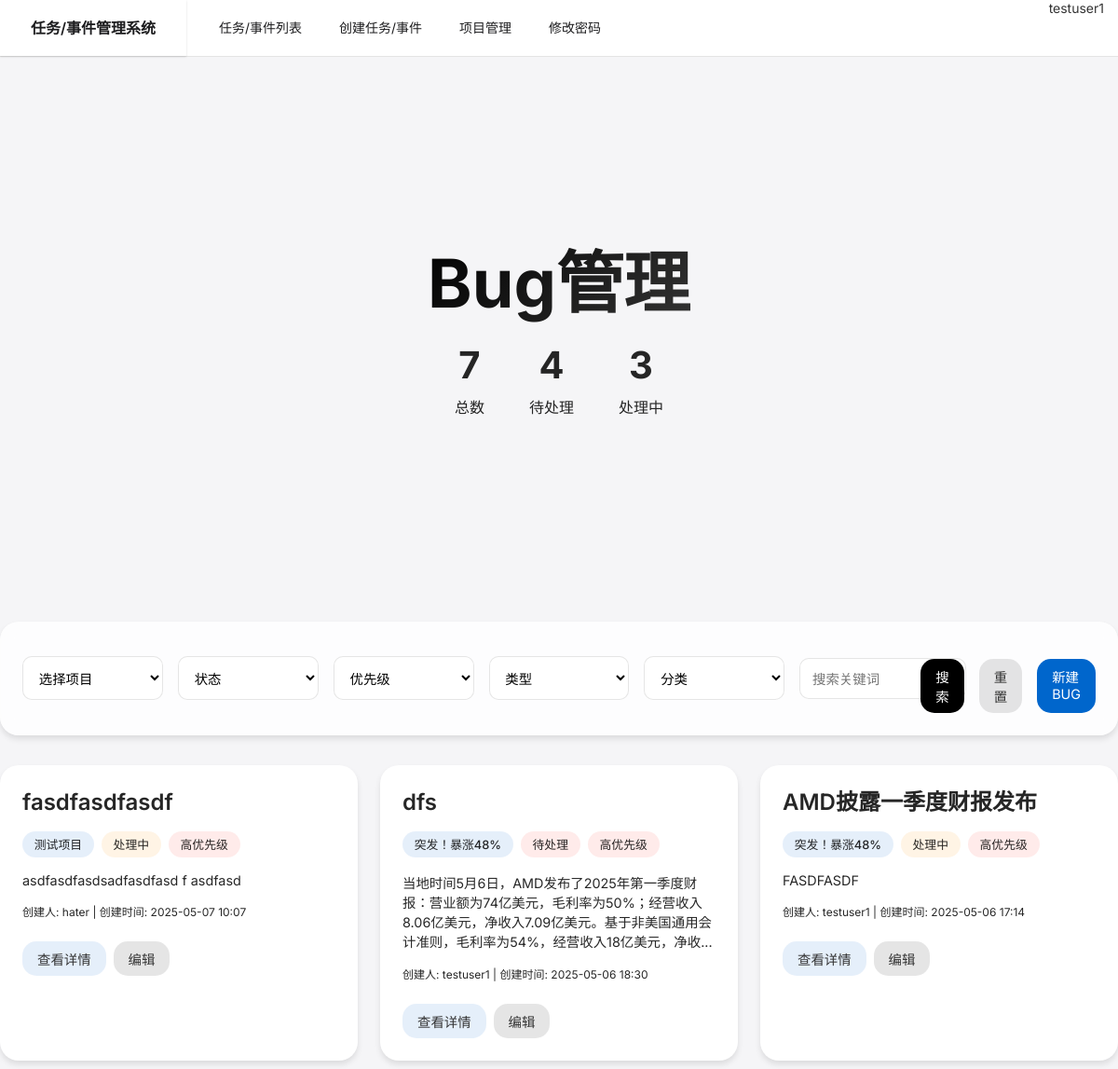
Before: /index (signed in, upper part) with the older database file.
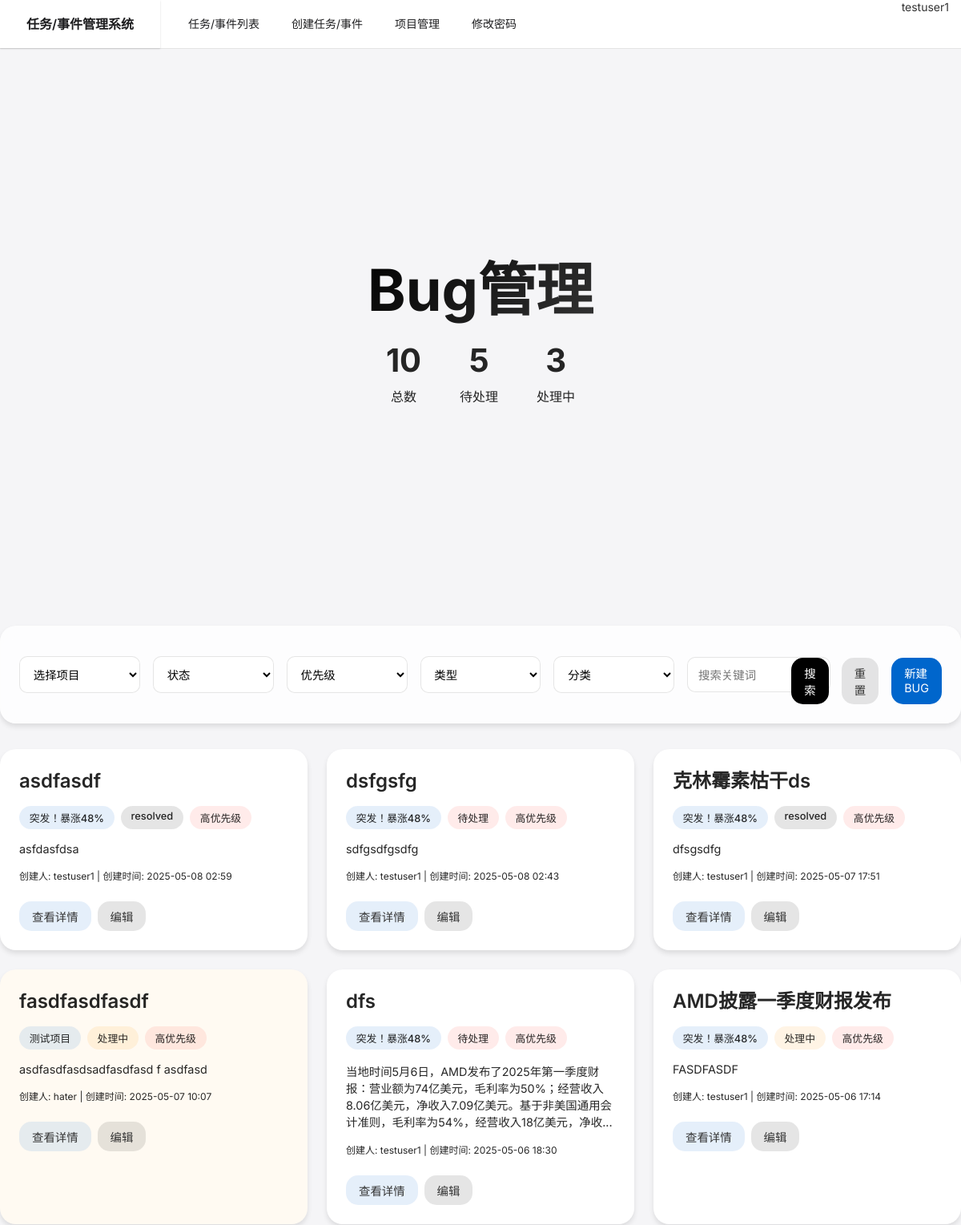
After: the same page with the newer database file.
### app/models.py (models this page shows, shortened)
class User(UserMixin, db.Model):
    id = db.Column(db.Integer, primary_key=True)
    username = db.Column(db.String(64), unique=True, nullable=False)
    email = db.Column(db.String(120), unique=True, nullable=False)
    password_hash = db.Column(db.String(128))
    is_admin = db.Column(db.Boolean, default=False)
    is_active = db.Column(db.Boolean, default=True)
    can_create_project = db.Column(db.Boolean, default=True)
    can_create_bug = db.Column(db.Boolean, default=True)
    can_reply_bug = db.Column(db.Boolean, default=True)
    created_at = db.Column(db.DateTime, default=datetime.now)
    last_login = db.Column(db.DateTime)

class Bug(db.Model):
    id = db.Column(db.Integer, primary_key=True)
    title = db.Column(db.String(200), nullable=False)
    description = db.Column(db.Text)
    priority = db.Column(db.String(20), nullable=False)  # 高/中/低
    status = db.Column(db.String(20), nullable=False, default=BugStatus.PENDING.value)  # 使用BugStatus枚举值
    type = db.Column(db.String(20), nullable=False)      # BUG/REQUIREMENT
    category = db.Column(db.String(20), nullable=False, default='功能')  # 功能/界面/性能/兼容性/其他
    created_at = db.Column(db.DateTime, default=datetime.now)
    updated_at = db.Column(db.DateTime, default=datetime.now, onupdate=datetime.now)
    creator_id = db.Column(db.Integer, db.ForeignKey('user.id'), nullable=False)
    project_id = db.Column(db.Integer, db.ForeignKey('project.id'), nullable=False)
    creator = db.relationship('User', backref=db.backref('bugs', lazy=True))
    project = db.relationship('Project', backref=db.backref('bugs', lazy=True))

class Project(db.Model):
    id = db.Column(db.Integer, primary_key=True)
    name = db.Column(db.String(255), nullable=False)
    description = db.Column(db.Text)
    created_at = db.Column(db.DateTime, default=datetime.now)
    updated_at = db.Column(db.DateTime, default=datetime.now, onupdate=datetime.now)
    creator_id = db.Column(db.Integer, db.ForeignKey('user.id'), nullable=False)
    creator = db.relationship('User', backref=db.backref('projects', lazy=True))

### app/bug/routes.py (the view)
@bp.route('/')
@bp.route('/index')
@login_required
def index():
    page = request.args.get('page', 1, type=int)
    query = Bug.query
    category = request.args.get('category')
    if category:
        query = query.filter(Bug.category == category)
    project_id = request.args.get('project_id')
    if project_id:
        query = query.filter(Bug.project_id == project_id)
    status = request.args.get('status')
    if status:
        query = query.filter(Bug.status == status)
    keyword = request.args.get('keyword')
    if keyword:
        query = query.filter(Bug.title.contains(keyword))
    projects = Project.query.all()
    bugs = query.order_by(Bug.created_at.desc()).paginate(
        page=page, per_page=10, error_out=False)
    return render_template('bug/index.html', bugs=bugs, projects=projects)

### app/models.py (called while the page is built)
@login_manager.user_loader
def load_user(id):
    return User.query.get(int(id))

### templates/bug/index.html (shortened to what this page needs)
{% extends "base.html" %}
{% block content %}
<div class="bug-container">
    <section class="hero-section">
        <h1 class="hero-title">Bug管理</h1>
        <div class="hero-stats">
            <div class="stat-item">
                <div class="stat-number">{{ bugs.total }}</div>
                <div class="stat-label">总数</div>
            </div>
            <div class="stat-item">
                <div class="stat-number">{{ bugs.items|selectattr('status', 'equalto', '待处理')|list|length }}</div>
                <div class="stat-label">待处理</div>
            </div>
            <div class="stat-item">
                <div class="stat-number">{{ bugs.items|selectattr('status', 'equalto', '处理中')|list|length }}</div>
                <div class="stat-label">处理中</div>
            </div>
        </div>
    </section>
    <section class="search-section">
        <form method="get" class="search-form">
            <select name="project_id" class="form-select">
                <option value="">选择项目</option>
            </select>
            <select name="status" class="form-select">
                <option value="">状态</option>
            </select>
            <select name="priority" class="form-select">
                <option value="">优先级</option>
            </select>
            <select name="type" class="form-select">
                <option value="">类型</option>
            </select>
            <select name="category" class="form-select">
                <option value="">分类</option>
            </select>
            <input type="text" name="keyword" class="form-control" placeholder="搜索关键词"
                   value="{{ request.args.get('keyword', '') }}">
            <div class="search-buttons">
                <button type="submit" class="action-button" style="background: #000; color: #fff;">搜索</button>
                <a href="{{ url_for('bug.index') }}" class="action-button" style="background: rgba(0,0,0,0.1);">重置</a>
                <a href="{{ url_for('bug.create') }}" class="action-button" style="background: #0066cc; color: #fff;">新建BUG</a>
            </div>
        </form>
    </section>
    {% if bugs.items %}
    <div class="bento-grid">
        {% for bug in bugs.items %}
        <div class="bug-card">
            <h3 class="bug-title">
                <a href="{{ url_for('bug.detail', id=bug.id) }}" style="color: inherit; text-decoration: none;">
                    {{ bug.title }}
                </a>
            </h3>
            <div class="bug-meta">
                <span class="bug-tag" style="background: rgba(0,102,204,0.1);">{{ bug.project.name }}</span>
                <span class="bug-tag" style="background: {% if bug.status == '待处理' %}rgba(255,59,48,0.1){% elif bug.status == '处理中' %}rgba(255,149,0,0.1){% elif bug.status == '已关闭' %}rgba(52,199,89,0.1){% else %}rgba(0,0,0,0.1){% endif %}">
                    {{ bug.status }}
                </span>
                <span class="bug-tag" style="background: {% if bug.priority == '高' %}rgba(255,59,48,0.1){% elif bug.priority == '中' %}rgba(255,149,0,0.1){% else %}rgba(52,199,89,0.1){% endif %}">
                    {{ bug.priority }}优先级
                </span>
            </div>
            <div class="bug-info">
                {{ bug.description[:100] + '...' if bug.description and bug.description|length > 100 else bug.description or '暂无描述' }}
            </div>
            <div class="bug-info">
                <small>
                    创建人: {{ bug.creator.username }} |
                    创建时间: {{ bug.created_at.strftime('%Y-%m-%d %H:%M') }}
                </small>
            </div>
            <div class="bug-actions">
                <a href="{{ url_for('bug.detail', id=bug.id) }}" class="action-button" style="background: rgba(0,102,204,0.1);">查看详情</a>
                <a href="{{ url_for('bug.edit', id=bug.id) }}" class="action-button" style="background: rgba(0,0,0,0.1);">编辑</a>
            </div>
        </div>
        {% endfor %}
    </div>
    {% else %}
    <div class="empty-state">
        <p class="empty-state-text">暂无BUG记录</p>
        <a href="{{ url_for('bug.create') }}" class="action-button" style="background: #0066cc; color: #fff;">创建BUG</a>
    </div>
    {% endif %}
</div>
{% endblock %}

### templates/base.html (shortened to what this page needs)
<!DOCTYPE html>
<html>
<head>
    <link rel="stylesheet" href="{{ url_for('static', filename='css/layui.css') }}">
</head>
<body>
    <div class="layui-layout layui-layout-admin">
        <div class="layui-header">
            <div class="layui-logo layui-hide-xs">任务/事件管理系统</div>
            {% if current_user.is_authenticated %}
            <ul class="layui-nav layui-layout-left">
                <li class="layui-nav-item">
                    <a href="{{ url_for('bug.index') }}">任务/事件列表</a>
                </li>
                <li class="layui-nav-item">
                    <a href="{{ url_for('bug.create') }}">创建任务/事件</a>
                </li>
                <li class="layui-nav-item">
                    <a href="{{ url_for('project.index') }}">项目管理</a>
                </li>
                <li class="layui-nav-item">
                    <a href="{{ url_for('user.change_password') }}">修改密码</a>
                </li>
            </ul>
            <ul class="layui-nav layui-layout-right">
                    <a href="javascript:;">
                    <a href="javascript:;">
                        <i class="layui-icon layui-icon-username"></i>
                        {{ current_user.username }}
                    </a>
            </ul>
            {% endif %}
        </div>
        <div class="layui-body">
            {% block content %}{% endblock %}
        </div>
    </div>
</body>
</html>

Changed rows visible on the page:
added Bug: title "asdfasdf", project.name "突发！暴涨48%", status "resolved", priority "高", description "asfdasfdsa", creator.username "testuser1", created_at "2025-05-08 02:59"
added Bug: title "dsfgsfg", project.name "突发！暴涨48%", status "待处理", priority "高", description "sdfgsdfgsdfg", creator.username "testuser1", created_at "2025-05-08 02:43"
added Bug: title "克林霉素枯干ds", project.name "突发！暴涨48%", status "resolved", priority "高", description "dfsgsdfg", creator.username "testuser1", created_at "2025-05-07 17:51"
Other visible differences:
{{ bugs.total }}: "7" → "10"
{{ bugs.items|selectattr('status', 'equalto', '待处理')|list|length }}: "4" → "5"
